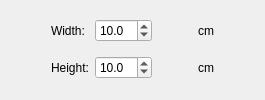
                  <widget class="QWidget" name="pageRectangle_2">
                   <layout class="QGridLayout" name="gridLayout_11">
                    <item row="0" column="2">
                     <widget class="QDoubleSpinBox" name="sbWidthJanela">
                      <property name="maximumSize">
                       <size>
                        <width>65</width>
                        <height>16777215</height>
                       </size>
                      </property>
                      <property name="decimals">
                       <number>1</number>
                      </property>
                      <property name="maximum">
                       <double>100.000000000000000</double>
                      </property>
                      <property name="singleStep">
                       <double>1.000000000000000</double>
                      </property>
                      <property name="value">
                       <double>10.000000000000000</double>
                      </property>
                     </widget>
                    </item>
                    <item row="0" column="0">
                     <spacer name="horizontalSpacer_63">
                      <property name="orientation">
                       <enum>Qt::Horizontal</enum>
                      </property>
                      <property name="sizeHint" stdset="0">
                       <size>
                        <width>40</width>
                        <height>20</height>
                       </size>
                      </property>
                     </spacer>
                    </item>
                    <item row="0" column="5">
                     <spacer name="horizontalSpacer_64">
                      <property name="orientation">
                       <enum>Qt::Horizontal</enum>
                      </property>
                      <property name="sizeHint" stdset="0">
                       <size>
                        <width>40</width>
                        <height>20</height>
                       </size>
                      </property>
                     </spacer>
                    </item>
                    <item row="1" column="4">
                     <widget class="QLabel" name="label_69">
                      <property name="text">
                       <string>cm</string>
                      </property>
                     </widget>
                    </item>
                    <item row="0" column="4">
                     <widget class="QLabel" name="label_70">
                      <property name="text">
                       <string>cm</string>
                      </property>
                     </widget>
                    </item>
                    <item row="0" column="1">
                     <widget class="QLabel" name="label_68">
                      <property name="text">
                       <string>Width:</string>
                      </property>
                     </widget>
                    </item>
                    <item row="1" column="1">
                     <widget class="QLabel" name="label_67">
                      <property name="minimumSize">
                       <size>
                        <width>35</width>
                        <height>0</height>
                       </size>
                      </property>
                      <property name="text">
                       <string>Height:</string>
                      </property>
                     </widget>
                    </item>
                    <item row="0" column="3">
                     <spacer name="horizontalSpacer_65">
                      <property name="orientation">
                       <enum>Qt::Horizontal</enum>
                      </property>
                      <property name="sizeHint" stdset="0">
                       <size>
                        <width>40</width>
                        <height>20</height>
                       </size>
                      </property>
                     </spacer>
                    </item>
                    <item row="1" column="2">
                     <widget class="QDoubleSpinBox" name="sbHeiJanela">
                      <property name="maximumSize">
                       <size>
                        <width>65</width>
                        <height>16777215</height>
                       </size>
                      </property>
                      <property name="decimals">
                       <number>1</number>
                      </property>
                      <property name="maximum">
                       <double>100.000000000000000</double>
                      </property>
                      <property name="singleStep">
                       <double>1.000000000000000</double>
                      </property>
                      <property name="value">
                       <double>10.000000000000000</double>
                      </property>
                     </widget>
                    </item>
                   </layout>
                  </widget>
